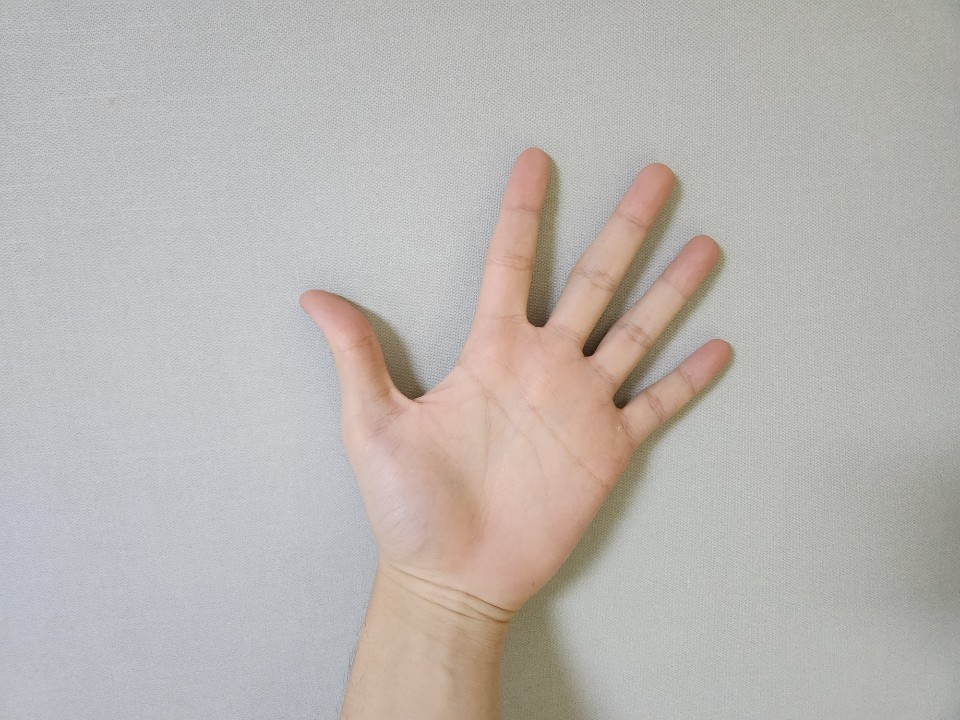
#> input picture palmistry/code/input/hand1.jpg, 960 x 720 px; its folder holds only this picture in this run
$ jupyter execute --allow-errors palmistry-tarot-intelligence.ipynb   (shell and % lines are left out)
#> lines starting #> are read from the running program, lines starting #| are printed output that depends on the picture; after the words box and inside, x2 and y2 are one past the last pixel; in counts of white or black regions, pixels touching at a corner belong together
[cell 1]
# This Python 3 environment comes with many helpful analytics libraries installed
# It is defined by the kaggle/python Docker image: https://github.com/kaggle/docker-python
# For example, here's several helpful packages to load

import numpy as np # linear algebra
import pandas as pd # data processing, CSV file I/O (e.g. pd.read_csv)

# Input data files are available in the read-only "../input/" directory
# For example, running this (by clicking run or pressing Shift+Enter) will list all files under the input directory

import os
for dirname, _, filenames in os.walk('/kaggle/input'):
    for filename in filenames:
        print(os.path.join(dirname, filename))

# You can write up to 20GB to the current directory (/kaggle/working/) that gets preserved as output when you create a version using "Save & Run All"
# You can also write temporary files to /kaggle/temp/, but they won't be saved outside of the current session

# Use the kagglehub client library to attach Kaggle resources like competitions, datasets, and models to your session
# Learn more about kagglehub: https://github.com/Kaggle/kagglehub/blob/main/README.md

import kagglehub
# kagglehub.dataset_download('<owner>/<dataset-slug>')

## MediaPipe Hands Reference

Link:
https://github.com/google-ai-edge/mediapipe/blob/master/docs/solutions/hands.md

MediaPipe Hands will be used for palm/hand detection and landmark detection. It detects 21 hand landmarks and helps identify wrist, fingers, palm region, and hand orientation.

This will be used after EDA to check whether an image contains a detectable palm/hand or not.

[cell 2]
import os

for dirname, _, filenames in os.walk('/kaggle/input'):
    if filenames:
        print(dirname, ":", len(filenames), "files")

[cell 3]
import os

image_extensions = ('.jpg', '.jpeg', '.png', '.bmp')
image_files = []

for dirname, _, filenames in os.walk('/kaggle/input'):
    for filename in filenames:
        if filename.lower().endswith(image_extensions):
            image_files.append(os.path.join(dirname, filename))

print("Total image files:", len(image_files))
print("First 10 image paths:")
for img in image_files[:10]:
    print(img)

[cell 4]
import matplotlib.pyplot as plt
from PIL import Image

sample_images = image_files[:9]

plt.figure(figsize=(10, 10))

for i, img_path in enumerate(sample_images):
    img = Image.open(img_path)
#> img is the input picture: PIL image 960x720 RGB; mean R, G, B 185.8, 181.1, 177.4
    plt.subplot(3, 3, i + 1)
    plt.imshow(img)
    plt.axis("off")
    plt.title(f"Image {i+1}")

plt.show()

[cell 5]
import pandas as pd
from PIL import Image

image_info = []

for img_path in image_files[:500]:
    img = Image.open(img_path)
    image_info.append({
        "file_path": img_path,
        "width": img.size[0],
        "height": img.size[1],
        "mode": img.mode
    })

df = pd.DataFrame(image_info)
#> df = table of 1 rows and 4 columns
df.head()
#> Out = table of 1 rows and 4 columns

[cell 6]
df[['width', 'height']].describe()
#> Out = table of 8 rows and 2 columns

# EDA Findings

I downloaded/added the Hands and Palm Images Dataset in Kaggle Notebook and performed initial EDA.

## Work Done
- Checked dataset file structure.
- Counted total image files.
- Displayed sample palm/hand images.
- Checked image size, width, height, and image format.

## Findings
- The dataset contains hand and palm images.
- The images are useful for palm image preprocessing, palm detection, and feature extraction.
- Some images may need preprocessing such as resizing, grayscale conversion, contrast enhancement, and noise removal before further analysis.

## Next Step
The next step is to build a palm image detector to check whether an uploaded image contains a palm/hand or not.

# Palm Image Detection

After completing EDA, the next step is to check whether an image contains a detectable palm/hand or not. For this, MediaPipe Hands will be used.

[cell 7]
image_extensions = ('.jpg', '.jpeg', '.png', '.bmp')

image_files = []

for dirname, _, filenames in os.walk('/kaggle/input'):
    for filename in filenames:
        if filename.lower().endswith(image_extensions):
            image_files.append(os.path.join(dirname, filename))

print("Total images found:", len(image_files))
print(image_files[:5])

[cell 8]
import google.protobuf
print("Protobuf version:", google.protobuf.__version__)

[cell 9]
import cv2
import mediapipe as mp
import matplotlib.pyplot as plt
import os
from PIL import Image

print("MediaPipe version:", mp.__version__)

mp_hands = mp.solutions.hands
mp_drawing = mp.solutions.drawing_utils

print("MediaPipe imported successfully")

[cell 10]
def detect_palm(image_path):
#> called with image_path = 'palmistry/code/input/hand1.jpg'
    image = cv2.imread(image_path)

    if image is None:
        return "Image not loaded", None

    image_rgb = cv2.cvtColor(image, cv2.COLOR_BGR2RGB)

    with mp_hands.Hands(
        static_image_mode=True,
        max_num_hands=2,
        min_detection_confidence=0.5
    ) as hands:

        results = hands.process(image_rgb)

        if results.multi_hand_landmarks:
            output_image = image_rgb.copy()

            for hand_landmarks in results.multi_hand_landmarks:
                mp_drawing.draw_landmarks(
                    output_image,
                    hand_landmarks,
                    mp_hands.HAND_CONNECTIONS
                )

            return "Palm Detected", output_image
        else:
            return "Palm Not Detected", image_rgb

[cell 11]
test_image = image_files[0]

#> (the rest of this cell did not finish here and is left out)

[cell 12]
sample_images = image_files[:9]

plt.figure(figsize=(12, 12))

#> (the rest of this cell did not finish here and is left out)


    plt.subplot(3, 3, i + 1)
    plt.imshow(output)
    plt.axis("off")
    plt.title(result)

plt.show()

# Palm Detection Findings

I tested palm/hand detection using MediaPipe Hands on sample images from the dataset.

## Findings
- MediaPipe successfully detected hand/palm regions in clear images.
- The detector marks hand landmarks such as wrist and finger points.
- Clear images give better detection results.
- Images with poor lighting, unclear hand position, or background noise may need preprocessing.

## Next Step
The next step is to improve preprocessing and extract palm-related features.

# Palm Image Preprocessing

After EDA and initial palm detection, preprocessing is applied to improve image quality before feature extraction.

[cell 13]
import cv2
import matplotlib.pyplot as plt

def preprocess_palm_image(image_path):
#> called with image_path = 'palmistry/code/input/hand1.jpg'
    image = cv2.imread(image_path)

    if image is None:
        return None, None, None, None

    image_rgb = cv2.cvtColor(image, cv2.COLOR_BGR2RGB)

    # Resize
    resized = cv2.resize(image_rgb, (224, 224))
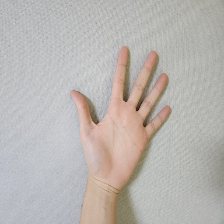
#> resized: shape (224, 224, 3); mean R, G, B 185.6, 181, 177.2

    # Grayscale
    gray = cv2.cvtColor(resized, cv2.COLOR_RGB2GRAY)
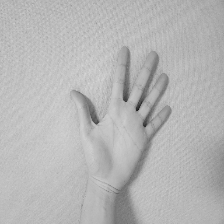
#> gray: shape (224, 224); min 25, max 217, mean 181.9

    # Histogram equalization for contrast improvement
    enhanced = cv2.equalizeHist(gray)
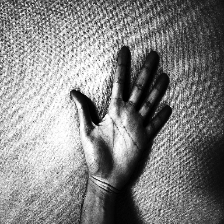
#> enhanced: shape (224, 224); min 0, max 255, mean 130.8

    # Edge detection
    edges = cv2.Canny(enhanced, 50, 150)
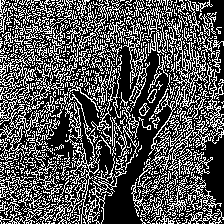
#> edges: shape (224, 224); 33% white in thin lines or dots

    return resized, gray, enhanced, edges

[cell 14]
test_image = image_files[0]

resized, gray, enhanced, edges = preprocess_palm_image(test_image)

plt.figure(figsize=(12, 4))

plt.subplot(1, 4, 1)
plt.imshow(resized)
plt.title("Original Resized")
plt.axis("off")

plt.subplot(1, 4, 2)
plt.imshow(gray, cmap="gray")
plt.title("Grayscale")
plt.axis("off")

plt.subplot(1, 4, 3)
plt.imshow(enhanced, cmap="gray")
plt.title("Enhanced")
plt.axis("off")

plt.subplot(1, 4, 4)
plt.imshow(edges, cmap="gray")
plt.title("Edges")
plt.axis("off")

plt.show()

# Preprocessing Findings

## Work Done
- Resized palm images to a fixed size.
- Converted images to grayscale.
- Applied contrast enhancement.
- Applied edge detection to observe palm/hand line structures.

## Findings
- Resizing helps make all images uniform.
- Grayscale conversion reduces image complexity.
- Contrast enhancement improves visibility of hand/palm regions.
- Edge detection helps highlight boundaries and line-like structures.

## Next Step
The next step is palm feature extraction using hand landmarks and image processing techniques.

[cell 15]
import math
import pandas as pd

def extract_palm_features(image_path):
#> called with image_path = 'palmistry/code/input/hand1.jpg'
    image = cv2.imread(image_path)

    if image is None:
        return None

    image_rgb = cv2.cvtColor(image, cv2.COLOR_BGR2RGB)
    height, width, _ = image_rgb.shape
#> height = 720; width = 960

    with mp_hands.Hands(
        static_image_mode=True,
        max_num_hands=1,
        min_detection_confidence=0.5
    ) as hands:

        results = hands.process(image_rgb)

        if not results.multi_hand_landmarks:
            return {
                "image_path": image_path,
                "palm_detected": False
            }

        landmarks = results.multi_hand_landmarks[0].landmark

        wrist = landmarks[0]
        index_mcp = landmarks[5]
        pinky_mcp = landmarks[17]
        middle_tip = landmarks[12]

        wrist_x, wrist_y = wrist.x * width, wrist.y * height
        index_x, index_y = index_mcp.x * width, index_mcp.y * height
        pinky_x, pinky_y = pinky_mcp.x * width, pinky_mcp.y * height
        middle_x, middle_y = middle_tip.x * width, middle_tip.y * height

        palm_width = math.sqrt((index_x - pinky_x)**2 + (index_y - pinky_y)**2)
        hand_length = math.sqrt((middle_x - wrist_x)**2 + (middle_y - wrist_y)**2)

        palm_center_x = (index_x + pinky_x + wrist_x) / 3
        palm_center_y = (index_y + pinky_y + wrist_y) / 3

        return {
            "image_path": image_path,
            "palm_detected": True,
            "image_width": width,
            "image_height": height,
            "palm_width": palm_width,
            "hand_length": hand_length,
            "palm_center_x": palm_center_x,
            "palm_center_y": palm_center_y
        }

$ run again, on palmistry/code/input/hand48.jpg
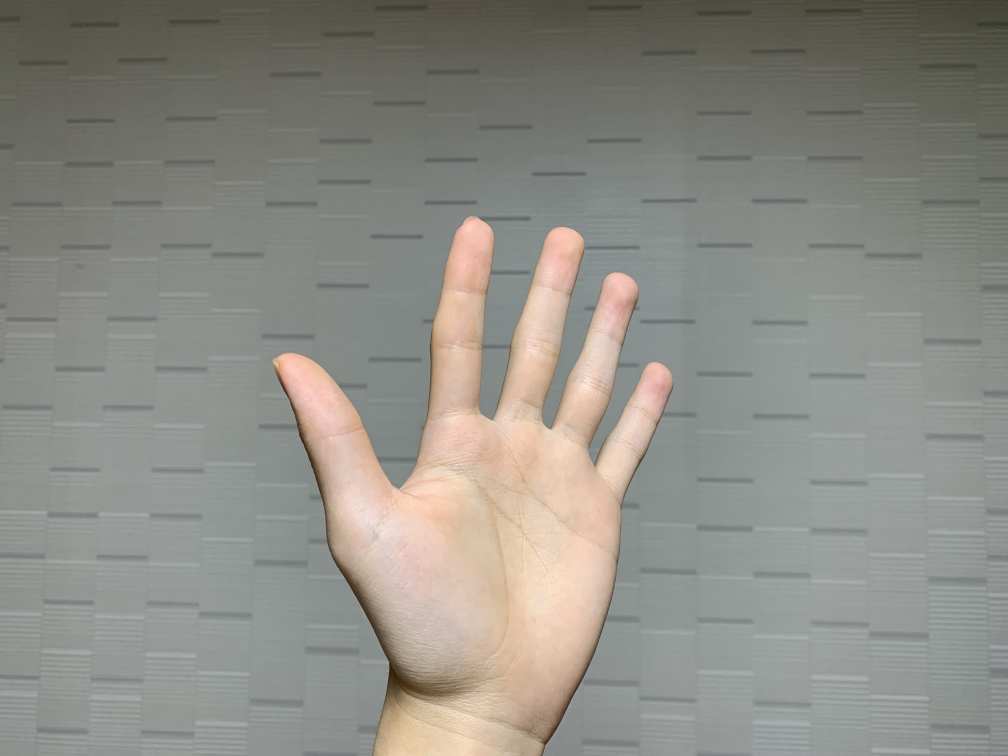
#> input picture palmistry/code/input/hand48.jpg, 4032 x 3024 px (shown at 1/4 size)
#> img is the input picture: PIL image 4032x3024 RGB; mean R, G, B 141.9, 140.6, 133.9
#> in preprocess_palm_image, `enhanced = cv2.equalizeHist(gray)`:
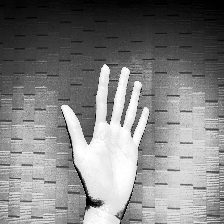
#> enhanced: shape (224, 224); min 0, max 255, mean 129.1
#> in preprocess_palm_image, `edges = cv2.Canny(enhanced, 50, 150)`:
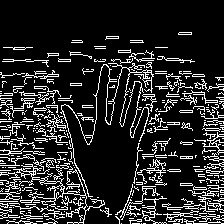
#> edges: shape (224, 224); 15.6% white in thin lines or dots, all inside (x1, y1, x2, y2) = (0, 32, 224, 224)

$ run again, on palmistry/code/input/hand6.jpg
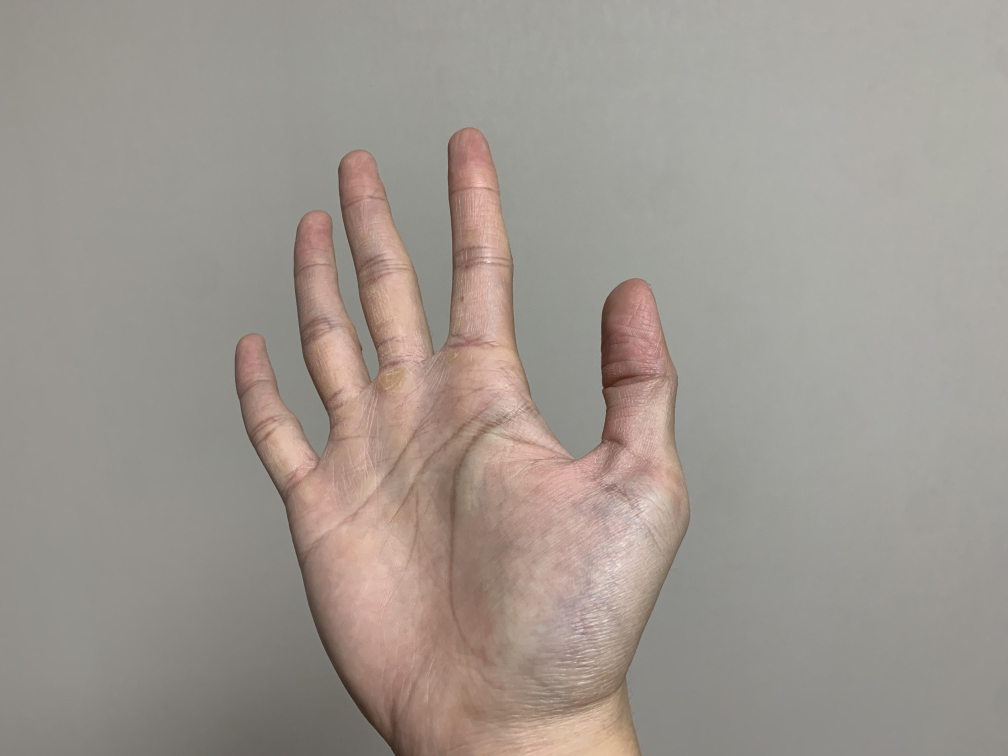
#> input picture palmistry/code/input/hand6.jpg, 4032 x 3024 px (shown at 1/4 size)
#> img is the input picture: PIL image 4032x3024 RGB; mean R, G, B 158.4, 151, 144
#> in preprocess_palm_image, `enhanced = cv2.equalizeHist(gray)`:
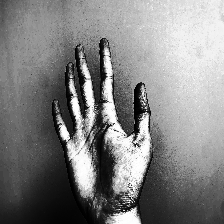
#> enhanced: shape (224, 224); min 0, max 255, mean 130.1
#> in preprocess_palm_image, `edges = cv2.Canny(enhanced, 50, 150)`:
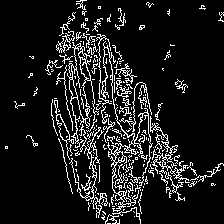
#> edges: shape (224, 224); 11% white in thin lines or dots

$ run again, on palmistry/code/input/hand70.jpg
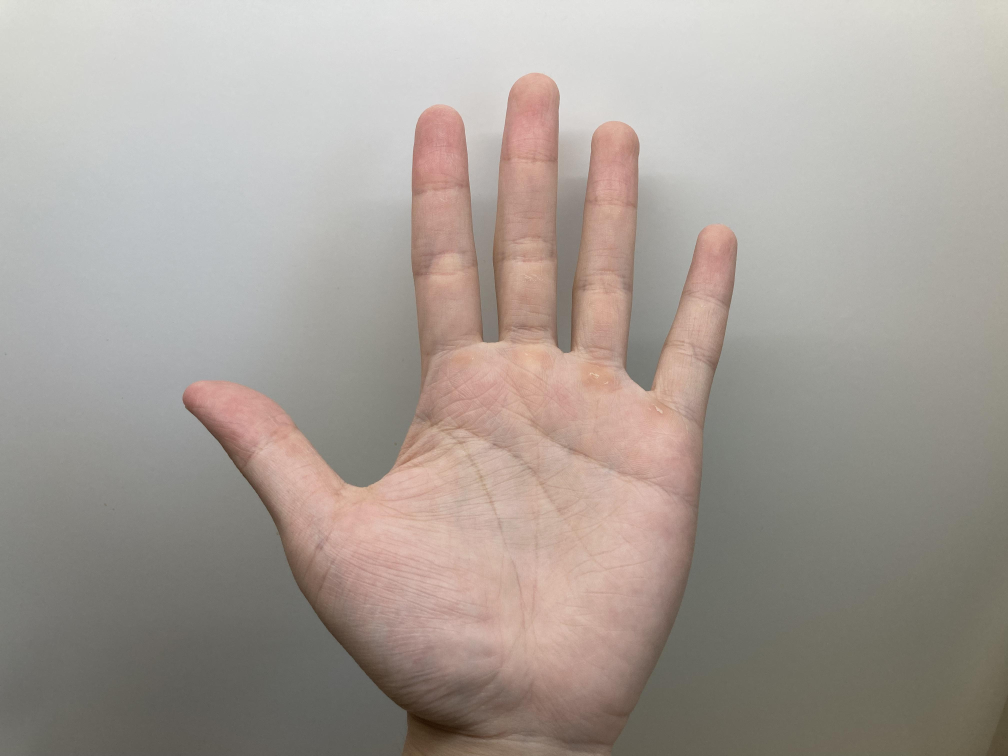
#> input picture palmistry/code/input/hand70.jpg, 4032 x 3024 px (shown at 1/4 size)
#> img is the input picture: PIL image 4032x3024 RGB; mean R, G, B 166.4, 157.9, 151.1
#> in preprocess_palm_image, `enhanced = cv2.equalizeHist(gray)`:
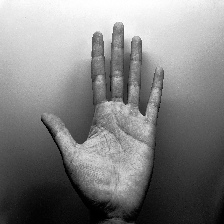
#> enhanced: shape (224, 224); min 0, max 255, mean 128.5
#> in preprocess_palm_image, `edges = cv2.Canny(enhanced, 50, 150)`:
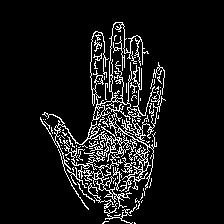
#> edges: shape (224, 224); 8.8% white in thin lines or dots, all inside (x1, y1, x2, y2) = (40, 22, 166, 224)
